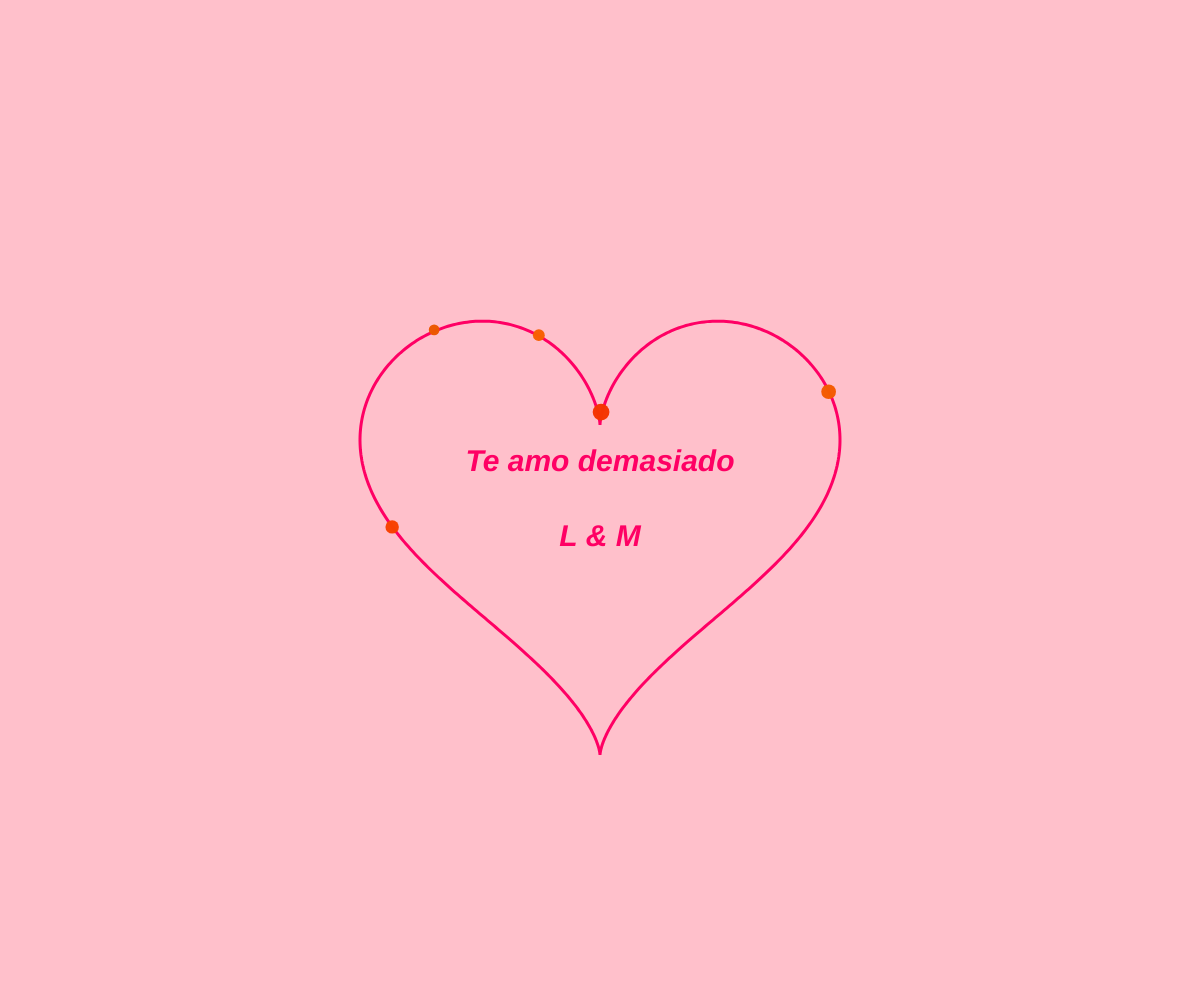
Frame 1 (no input)
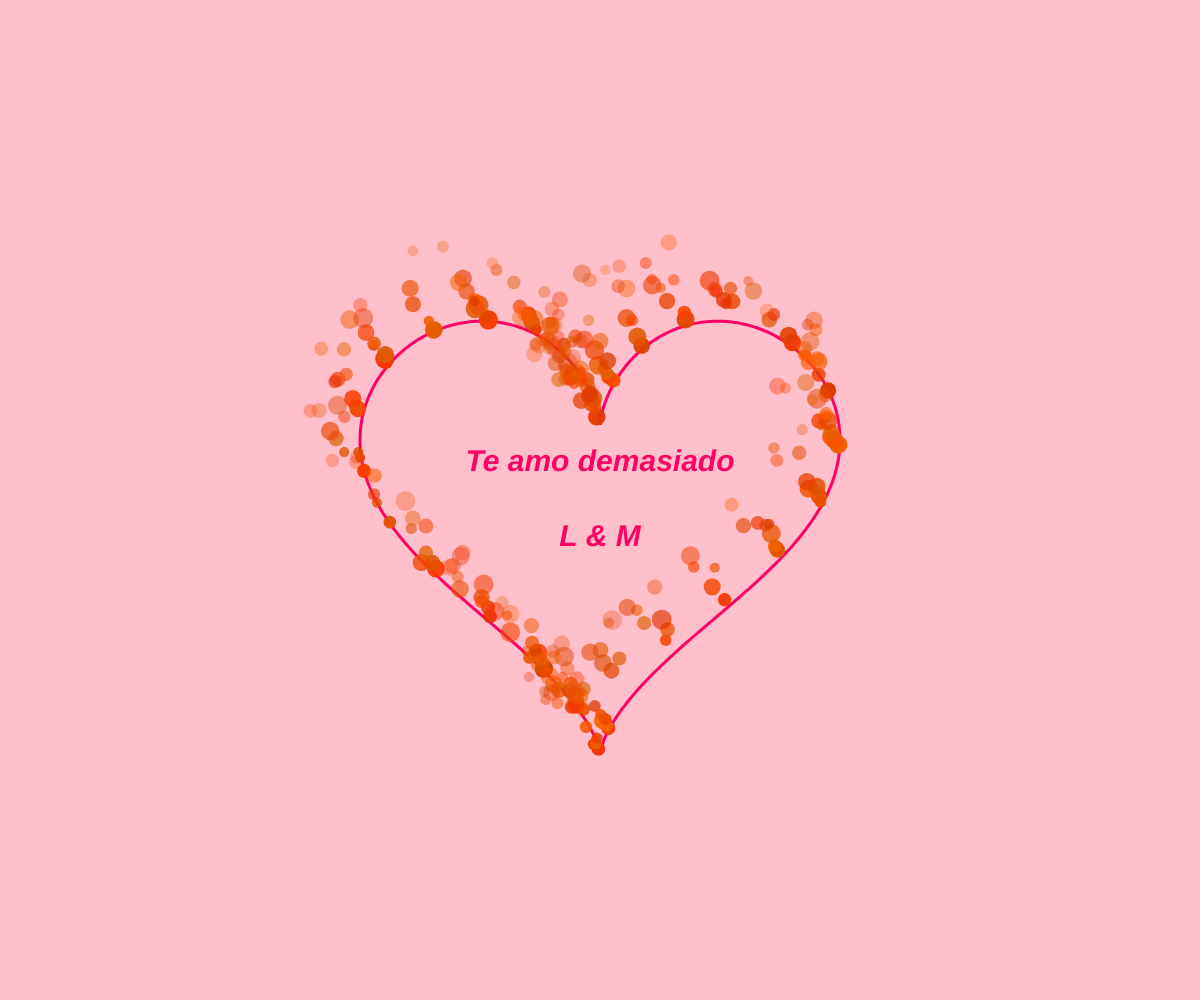
Frame 60 (no input)
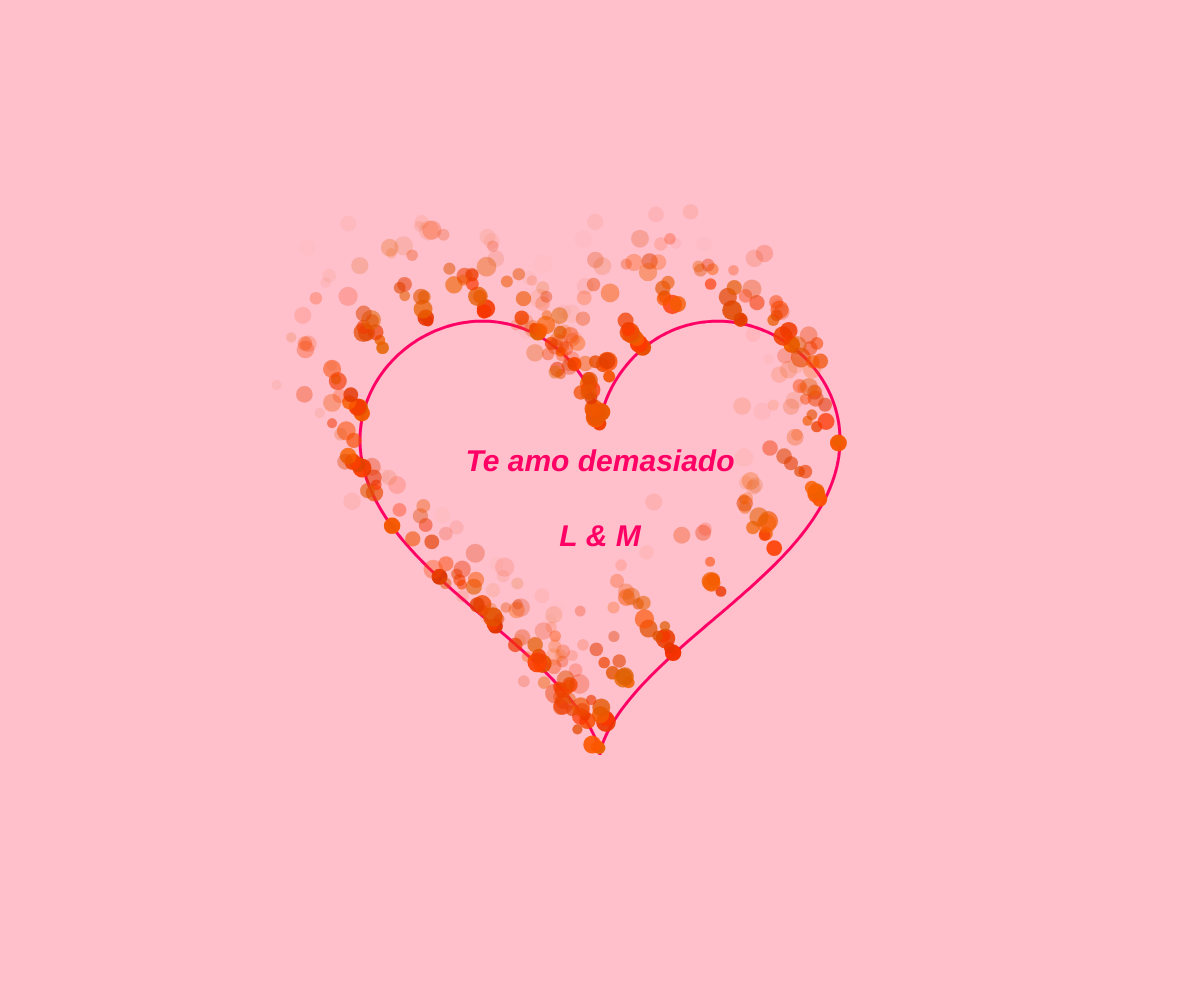
Frame 120 (the mouse pressed at the canvas centre since frame 60)

The p5.js sketch that drew these frames (run headless with seeded random() and noise() and a simulated clock; from frame 60 on, the mouse is pressed at the canvas centre):

// p5.js sketch
// ── sketch.js
let hearts = [];
let particles = [];
let heartPoints = [];

function setup() {
  createCanvas(windowWidth, windowHeight);
  background(255, 192, 203);
  noStroke();
  fill(255, 0, 100);
  textStyle(BOLDITALIC);
  angleMode(RADIANS);
  textAlign(CENTER, CENTER);

  let scale = 15;
  for (let t = 0; t < TWO_PI; t += 0.2) {
    let x0 = 16 * pow(sin(t), 3);
    let y0 = -(13 * cos(t) - 5 * cos(2 * t) - 2 * cos(3 * t) - cos(4 * t));
    heartPoints.push({
      x: width / 2 + x0 * scale,
      y: height / 2 + y0 * scale
    });
  }
}

function draw() {
  background(255, 192, 203);

  for (let i = 0; i < 5; i++) {
    let p = random(heartPoints);
    particles.push(new Particle(p.x, p.y));
  }

  push();
  translate(width / 2, height / 2);
  noFill();
  stroke(255, 0, 100);
  strokeWeight(3);
  drawH(0, 0, 15);
  pop();

  fill(255, 0, 100);
  noStroke();
  textSize(30);
  text("Te amo demasiado\n\nL & M", width / 2, height / 2);

  for (let i = particles.length - 1; i >= 0; i--) {
    let p = particles[i];
    p.update();
    p.show();
    if (p.alpha <= 0) {
      particles.splice(i, 1);
    }
  }

  for (let i = hearts.length - 1; i >= 0; i--) {
    let h = hearts[i];

    push();
    translate(h.x, h.y);
    noFill();
    stroke(255, 0, 100, h.opacity);
    strokeWeight(2);
    drawH(0, 0, h.size);
    pop();

    h.size += 0.5;
    h.opacity -= 5;

    if (h.opacity <= 0) {
      hearts.splice(i, 1);
    }
  }
}

function mouseClicked() {
  for (let i = 0; i < 5; i++) {
    hearts.push({
      x: mouseX,
      y: mouseY,
      size: 1 + i * 2,
      opacity: 255
    });
  }
}

function drawH(x, y, scale) {
  beginShape();
  for (let t = 0; t < TWO_PI; t += 0.01) {
    let x0 = 16 * pow(sin(t), 3);
    let y0 = -(13 * cos(t) - 5 * cos(2 * t) - 2 * cos(3 * t) - cos(4 * t));
    vertex(x + x0 * scale, y + y0 * scale);
  }
  endShape(CLOSE);
}


class Particle {
  constructor(x, y) {
    this.x = x;
    this.y = y;
    this.vx = random(-1.2, -0.3);   // izquierda
    this.vy = random(-1.5, -1);   // arriba

    this.alpha = 255;
    this.size = random(10, 20);
    this.color = color(random(220, 255), random(50, 100), 0);
  }

  update() {
    this.x += this.vx;
    this.y += this.vy;
    this.alpha -= 3;
    // this.size *= 0.98; // opcional: encoge con el tiempo
  }

  show() {
    noStroke();
    fill(red(this.color), green(this.color), blue(this.color), this.alpha);
    ellipse(this.x, this.y, this.size);
  }
}
